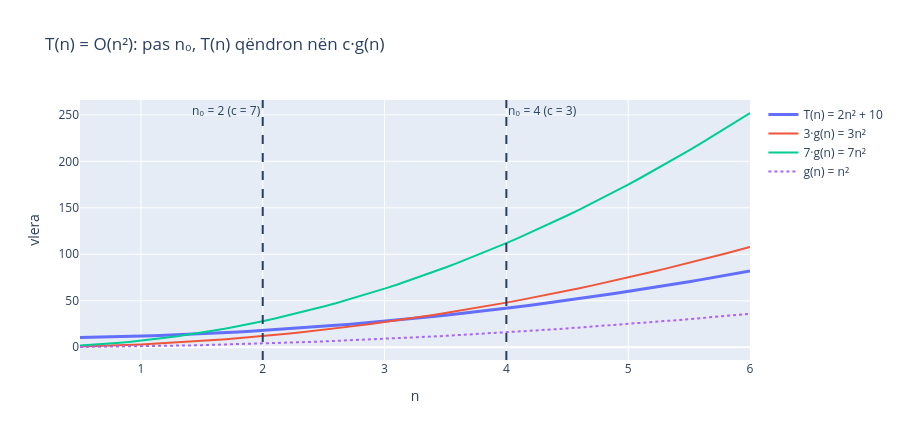

Source (notebook cell):
### Markdown cell above
### Grafiku i slides 18–19

### Code cell
import plotly.graph_objects as go

ns = [x / 10 for x in range(5, 61)]
fig = go.Figure()
fig.add_scatter(x=ns, y=[2 * n**2 + 10 for n in ns], name="T(n) = 2n² + 10", line=dict(width=3))
fig.add_scatter(x=ns, y=[3 * n**2 for n in ns], name="3·g(n) = 3n²")
fig.add_scatter(x=ns, y=[7 * n**2 for n in ns], name="7·g(n) = 7n²")
fig.add_scatter(x=ns, y=[n**2 for n in ns], name="g(n) = n²", line=dict(dash="dot"))
fig.add_vline(x=4, line_dash="dash", annotation_text="n₀ = 4 (c = 3)")
fig.add_vline(x=2, line_dash="dash", annotation_text="n₀ = 2 (c = 7)", annotation_position="top left")
fig.update_layout(title="T(n) = O(n²): pas n₀, T(n) qëndron nën c·g(n)",
                  xaxis_title="n", yaxis_title="vlera", height=440)
fig.show()

### Figure 1 — Plotly figure (JSON) as saved in the notebook; plotly's stock layout.template omitted (floating-point values rounded to 4 significant figures)
{"data": [{"line": {"width": 3}, "name": "T(n) = 2n² + 10", "type": "scatter", "x": [0.5, 0.6, 0.7, 0.8, 0.9, 1.0, 1.1, 1.2, 1.3, 1.4, 1.5, 1.6, 1.7, 1.8, 1.9, 2.0, 2.1, 2.2, 2.3, 2.4, 2.5, 2.6, 2.7, 2.8, 2.9, 3.0, 3.1, 3.2, 3.3, 3.4, 3.5, 3.6, 3.7, 3.8, 3.9, 4.0, 4.1, 4.2, 4.3, 4.4, 4.5, 4.6, 4.7, 4.8, 4.9, 5.0, 5.1, 5.2, 5.3, 5.4, 5.5, 5.6, 5.7, 5.8, 5.9, 6.0], "y": [10.5, 10.72, 10.98, 11.28, 11.62, 12.0, 12.42, 12.88, 13.38, 13.92, 14.5, 15.12, 15.78, 16.48, 17.22, 18.0, 18.82, 19.68, 20.58, 21.52, 22.5, 23.52, 24.58, 25.68, 26.82, 28.0, 29.22, 30.48, 31.78, 33.12, 34.5, 35.92, 37.38, 38.88, 40.42, 42.0, 43.62, 45.28, 46.98, 48.72, 50.5, 52.32, 54.18, 56.08, 58.02, 60.0, 62.02, 64.08, 66.18, 68.32, 70.5, 72.72, 74.98, 77.28, 79.62, 82.0]}, {"name": "3·g(n) = 3n²", "type": "scatter", "x": [0.5, 0.6, 0.7, 0.8, 0.9, 1.0, 1.1, 1.2, 1.3, 1.4, 1.5, 1.6, 1.7, 1.8, 1.9, 2.0, 2.1, 2.2, 2.3, 2.4, 2.5, 2.6, 2.7, 2.8, 2.9, 3.0, 3.1, 3.2, 3.3, 3.4, 3.5, 3.6, 3.7, 3.8, 3.9, 4.0, 4.1, 4.2, 4.3, 4.4, 4.5, 4.6, 4.7, 4.8, 4.9, 5.0, 5.1, 5.2, 5.3, 5.4, 5.5, 5.6, 5.7, 5.8, 5.9, 6.0], "y": [0.75, 1.08, 1.47, 1.92, 2.43, 3.0, 3.63, 4.32, 5.07, 5.88, 6.75, 7.68, 8.67, 9.72, 10.83, 12.0, 13.23, 14.52, 15.87, 17.28, 18.75, 20.28, 21.87, 23.52, 25.23, 27.0, 28.83, 30.72, 32.67, 34.68, 36.75, 38.88, 41.07, 43.32, 45.63, 48.0, 50.43, 52.92, 55.47, 58.08, 60.75, 63.48, 66.27, 69.12, 72.03, 75.0, 78.03, 81.12, 84.27, 87.48, 90.75, 94.08, 97.47, 100.9, 104.4, 108.0]}, {"name": "7·g(n) = 7n²", "type": "scatter", "x": [0.5, 0.6, 0.7, 0.8, 0.9, 1.0, 1.1, 1.2, 1.3, 1.4, 1.5, 1.6, 1.7, 1.8, 1.9, 2.0, 2.1, 2.2, 2.3, 2.4, 2.5, 2.6, 2.7, 2.8, 2.9, 3.0, 3.1, 3.2, 3.3, 3.4, 3.5, 3.6, 3.7, 3.8, 3.9, 4.0, 4.1, 4.2, 4.3, 4.4, 4.5, 4.6, 4.7, 4.8, 4.9, 5.0, 5.1, 5.2, 5.3, 5.4, 5.5, 5.6, 5.7, 5.8, 5.9, 6.0], "y": [1.75, 2.52, 3.43, 4.48, 5.67, 7.0, 8.47, 10.08, 11.83, 13.72, 15.75, 17.92, 20.23, 22.68, 25.27, 28.0, 30.87, 33.88, 37.03, 40.32, 43.75, 47.32, 51.03, 54.88, 58.87, 63.0, 67.27, 71.68, 76.23, 80.92, 85.75, 90.72, 95.83, 101.1, 106.5, 112.0, 117.7, 123.5, 129.4, 135.5, 141.8, 148.1, 154.6, 161.3, 168.1, 175.0, 182.1, 189.3, 196.6, 204.1, 211.8, 219.5, 227.4, 235.5, 243.7, 252.0]}, {"line": {"dash": "dot"}, "name": "g(n) = n²", "type": "scatter", "x": [0.5, 0.6, 0.7, 0.8, 0.9, 1.0, 1.1, 1.2, 1.3, 1.4, 1.5, 1.6, 1.7, 1.8, 1.9, 2.0, 2.1, 2.2, 2.3, 2.4, 2.5, 2.6, 2.7, 2.8, 2.9, 3.0, 3.1, 3.2, 3.3, 3.4, 3.5, 3.6, 3.7, 3.8, 3.9, 4.0, 4.1, 4.2, 4.3, 4.4, 4.5, 4.6, 4.7, 4.8, 4.9, 5.0, 5.1, 5.2, 5.3, 5.4, 5.5, 5.6, 5.7, 5.8, 5.9, 6.0], "y": [0.25, 0.36, 0.49, 0.64, 0.81, 1.0, 1.21, 1.44, 1.69, 1.96, 2.25, 2.56, 2.89, 3.24, 3.61, 4.0, 4.41, 4.84, 5.29, 5.76, 6.25, 6.76, 7.29, 7.84, 8.41, 9.0, 9.61, 10.24, 10.89, 11.56, 12.25, 12.96, 13.69, 14.44, 15.21, 16.0, 16.81, 17.64, 18.49, 19.36, 20.25, 21.16, 22.09, 23.04, 24.01, 25.0, 26.01, 27.04, 28.09, 29.16, 30.25, 31.36, 32.49, 33.64, 34.81, 36.0]}], "layout": {"annotations": [{"showarrow": false, "text": "n₀ = 4 (c = 3)", "x": 4, "xanchor": "left", "xref": "x", "y": 1, "yanchor": "top", "yref": "y domain"}, {"showarrow": false, "text": "n₀ = 2 (c = 7)", "x": 2, "xanchor": "right", "xref": "x", "y": 1, "yanchor": "top", "yref": "y domain"}], "height": 440, "shapes": [{"line": {"dash": "dash"}, "type": "line", "x0": 4, "x1": 4, "xref": "x", "y0": 0, "y1": 1, "yref": "y domain"}, {"line": {"dash": "dash"}, "type": "line", "x0": 2, "x1": 2, "xref": "x", "y0": 0, "y1": 1, "yref": "y domain"}], "title": {"text": "T(n) = O(n²): pas n₀, T(n) qëndron nën c·g(n)"}, "xaxis": {"title": {"text": "n"}}, "yaxis": {"title": {"text": "vlera"}}}}
